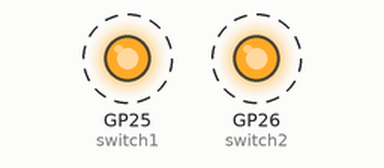
This program was run on a simulated Raspberry Pi Pico running MicroPython. Parts: output pins drawn as LEDs (lit = HIGH). Dashed ring = blinking.

Above: at 0.2 s.
Timing chart, 0 to 3.0 s (numbered marks = the images above):
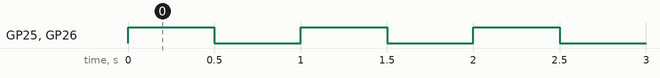

The program:

pulse_1s.py
```python
from machine import Pin
import utime

switch1 = Pin(25,Pin.OUT,value = 0)
switch2 = Pin(26,Pin.OUT,value = 0)

while True:
    switch1.value(1)
    switch2.value(1)
    utime.sleep_ms(500)
    switch1.value(0)
    switch2.value(0)
    utime.sleep_ms(500)
```

Measured:
- by itself, GP25 (switch1), GP26 (switch2): alternates HIGH for 0.50 s and LOW for 0.50 s
